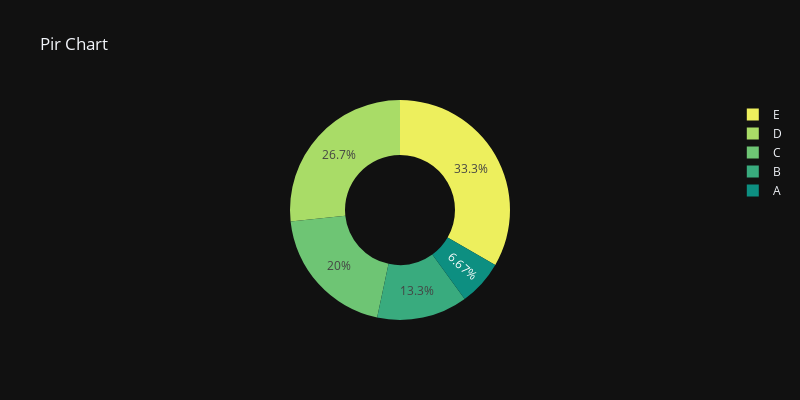

Source (notebook cell):
### Code cell
labels = ['A','B','C','D','E']
counts =[10,20,30,40,50]
fig = px.pie(labels= labels, values= counts, title='Pir Chart', names= labels,
             width=800,height=400,template='plotly_dark',
             color_discrete_sequence=px.colors.sequential.Aggrnyl_r,hole=0.5)
fig.show()

### Figure 1 — Plotly figure (JSON) as saved in the notebook; plotly's stock layout.template omitted (floating-point values rounded to 4 significant figures)
{"data": [{"domain": {"x": [0, 1], "y": [0, 1]}, "hole": 0.5, "hovertemplate": "label=%{label}<br>value=%{value}<extra></extra>", "labels": ["A", "B", "C", "D", "E"], "legendgroup": "", "name": "", "showlegend": true, "type": "pie", "values": [10, 20, 30, 40, 50]}], "layout": {"height": 400, "legend": {"tracegroupgap": 0}, "piecolorway": ["rgb(237, 239, 93)", "rgb(169, 220, 103)", "rgb(110, 197, 116)", "rgb(57, 171, 126)", "rgb(13, 143, 129)", "rgb(15, 114, 121)", "rgb(36, 86, 104)"], "title": {"text": "Pir Chart"}, "width": 800}}
